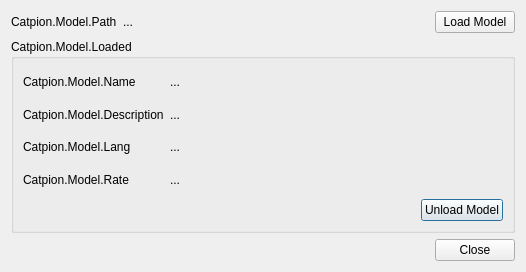
<?xml version="1.0" encoding="UTF-8"?>
<ui version="4.0">
 <class>Catpion</class>
 <widget class="QDialog" name="Catpion">
  <property name="geometry">
   <rect>
    <x>0</x>
    <y>0</y>
    <width>526</width>
    <height>272</height>
   </rect>
  </property>
  <property name="windowTitle">
   <string>Catpion</string>
  </property>
  <layout class="QGridLayout" name="catpionLayout">
   <item row="0" column="1">
    <widget class="QLabel" name="modelPathValue">
     <property name="text">
      <string>...</string>
     </property>
    </widget>
   </item>
   <item row="1" column="0" colspan="3">
    <widget class="QGroupBox" name="loadedModel">
     <property name="title">
      <string>Catpion.Model.Loaded</string>
     </property>
     <layout class="QGridLayout" name="gridLayout_2">
      <item row="1" column="0">
       <widget class="QLabel" name="modelDescLabel">
        <property name="sizePolicy">
         <sizepolicy hsizetype="Maximum" vsizetype="Preferred">
          <horstretch>0</horstretch>
          <verstretch>0</verstretch>
         </sizepolicy>
        </property>
        <property name="text">
         <string>Catpion.Model.Description</string>
        </property>
       </widget>
      </item>
      <item row="3" column="0">
       <widget class="QLabel" name="modelRateLabel">
        <property name="sizePolicy">
         <sizepolicy hsizetype="Maximum" vsizetype="Preferred">
          <horstretch>0</horstretch>
          <verstretch>0</verstretch>
         </sizepolicy>
        </property>
        <property name="text">
         <string>Catpion.Model.Rate</string>
        </property>
       </widget>
      </item>
      <item row="2" column="0">
       <widget class="QLabel" name="modelLangLabel">
        <property name="sizePolicy">
         <sizepolicy hsizetype="Maximum" vsizetype="Preferred">
          <horstretch>0</horstretch>
          <verstretch>0</verstretch>
         </sizepolicy>
        </property>
        <property name="text">
         <string>Catpion.Model.Lang</string>
        </property>
       </widget>
      </item>
      <item row="0" column="0">
       <widget class="QLabel" name="modelNameLabel">
        <property name="sizePolicy">
         <sizepolicy hsizetype="Maximum" vsizetype="Preferred">
          <horstretch>0</horstretch>
          <verstretch>0</verstretch>
         </sizepolicy>
        </property>
        <property name="text">
         <string>Catpion.Model.Name</string>
        </property>
       </widget>
      </item>
      <item row="3" column="1" colspan="2">
       <widget class="QLabel" name="modelRate">
        <property name="text">
         <string>...</string>
        </property>
       </widget>
      </item>
      <item row="4" column="2">
       <widget class="QPushButton" name="modelUnload">
        <property name="sizePolicy">
         <sizepolicy hsizetype="Maximum" vsizetype="Fixed">
          <horstretch>0</horstretch>
          <verstretch>0</verstretch>
         </sizepolicy>
        </property>
        <property name="text">
         <string>Unload Model</string>
        </property>
       </widget>
      </item>
      <item row="2" column="1" colspan="2">
       <widget class="QLabel" name="modelLang">
        <property name="text">
         <string>...</string>
        </property>
       </widget>
      </item>
      <item row="1" column="1" colspan="2">
       <widget class="QLabel" name="modelDesc">
        <property name="text">
         <string>...</string>
        </property>
       </widget>
      </item>
      <item row="0" column="1" colspan="2">
       <widget class="QLabel" name="modelName">
        <property name="text">
         <string>...</string>
        </property>
       </widget>
      </item>
     </layout>
    </widget>
   </item>
   <item row="0" column="2">
    <widget class="QPushButton" name="modelLoad">
     <property name="sizePolicy">
      <sizepolicy hsizetype="Maximum" vsizetype="Fixed">
       <horstretch>0</horstretch>
       <verstretch>0</verstretch>
      </sizepolicy>
     </property>
     <property name="text">
      <string>Load Model</string>
     </property>
    </widget>
   </item>
   <item row="3" column="2">
    <widget class="QDialogButtonBox" name="buttonBox">
     <property name="sizePolicy">
      <sizepolicy hsizetype="Maximum" vsizetype="Fixed">
       <horstretch>0</horstretch>
       <verstretch>0</verstretch>
      </sizepolicy>
     </property>
     <property name="orientation">
      <enum>Qt::Horizontal</enum>
     </property>
     <property name="standardButtons">
      <set>QDialogButtonBox::Close</set>
     </property>
    </widget>
   </item>
   <item row="0" column="0">
    <widget class="QLabel" name="modelPathLabel">
     <property name="sizePolicy">
      <sizepolicy hsizetype="Maximum" vsizetype="Preferred">
       <horstretch>0</horstretch>
       <verstretch>0</verstretch>
      </sizepolicy>
     </property>
     <property name="text">
      <string>Catpion.Model.Path</string>
     </property>
    </widget>
   </item>
  </layout>
 </widget>
 <resources/>
 <connections/>
</ui>
